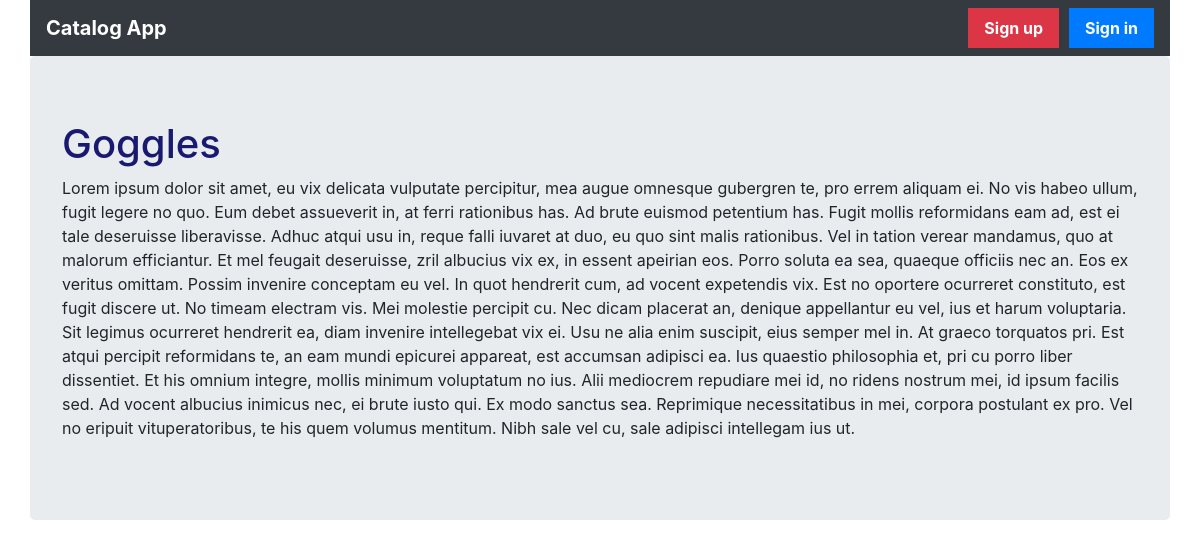
The app's page /catalog/Snowboarding/items/4 with its own data.
### database_setup.py (models this page shows, shortened)
class Item(Base):
    __tablename__ = 'item'
    id = Column(Integer, primary_key=True)
    name = Column(String(250), nullable=False)
    description = Column(String(250))
    category_id = Column(Integer, ForeignKey('category.id'))
    category = relationship(Category)
    user_id = Column(Integer, ForeignKey('user.id'))
    user = relationship(User)

### project.py (the view)
@app.route('/catalog/<string:category_name>/items/<int:item_id>')
def showItemDetails(category_name, item_id):
    session = DBSession()
    item = session.query(Item).filter_by(id=item_id).one()
    return render_template('itemDetails.html',
                           item=item,
                           login_session=login_session)

### templates/itemDetails.html (shortened to what this page needs)
{% extends "base.html" %}
{% block content %}
{% include "header.html" %}
<main role="main">
  <div class="jumbotron">
    <h1>{{item.name}}</h1>
    <p>{{item.description}}</p>
  </div>
</main>
{% endblock %}

### static/styles.css (style rules this page uses)
body { padding-top: 3.5rem; }
.jumbotron h1 { color: midnightblue; }

### records on screen
Item: name "Goggles", description "Lorem ipsum dolor sit amet, eu vix delicata vulputate percipitur, mea augue omnesque gubergren te, pro errem aliquam ei. No vis habeo ullum, fugit legere no quo. Eum debet assueverit in, at ferri rationibus has. Ad brute euismod petentium has. Fugit mollis reformidans eam ad, est ei tale deseruisse liberavisse. Adhuc atqui usu in, reque falli iuvaret at duo, eu quo sint malis rationibus. Vel in tation verear mandamus, quo at malorum efficiantur. Et mel feugait deseruisse, zril albucius vix ex, in essent apeirian eos. Porro soluta ea sea, quaeque officiis nec an. Eos ex veritus omittam. Possim invenire conceptam eu vel. In quot hendrerit cum, ad vocent expetendis vix. Est no oportere…"
